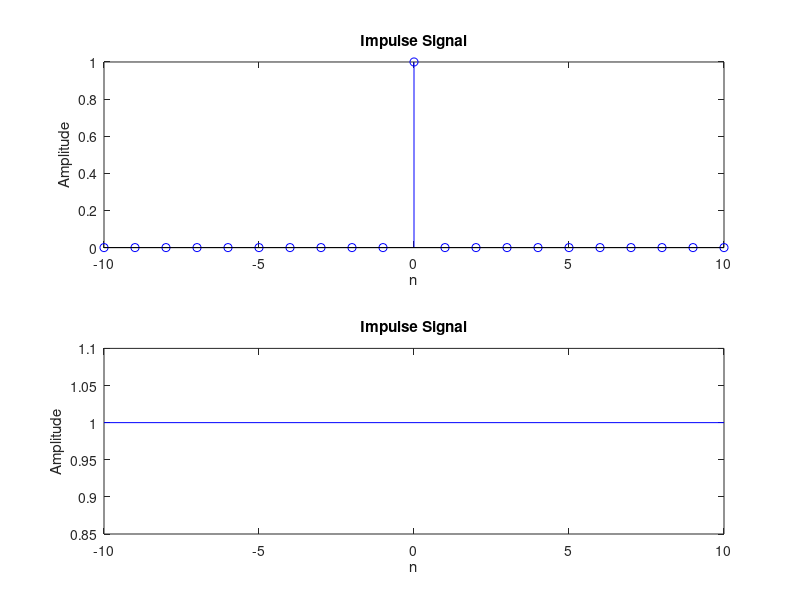

The MATLAB source for this figure:
clc;
clear all;
clf;

w = -10 : 1 : 10;
y = [zeros(1,10) 1 zeros(1, 10)]

n = -10 : 1 : 10;
x = fftshift(fft(y))

#Plotting input
subplot(2, 1, 1);
stem(w, y, 'b');
xlabel("n");
ylabel("Amplitude");
title("Impulse Signal");

#Plotting output
subplot(2, 1, 2);
plot(n, abs(x), 'b');
xlabel("n");
ylabel("Amplitude");
title("Impulse Signal");
